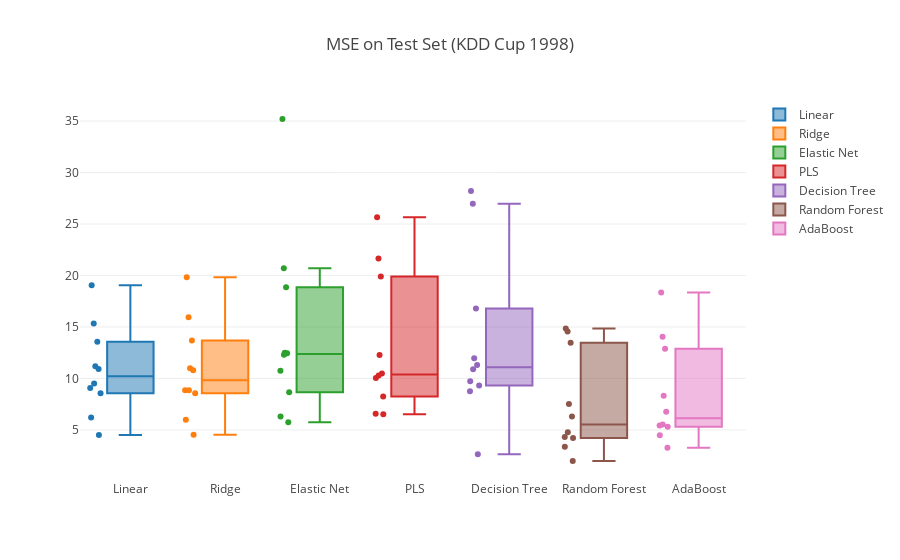

The notebook cell saved with this chart:
### Markdown cell above
### all features
Nearest Centroid -- Training Set -- Mean 0.7496791822186778 -- Min 0.7279005524861878 -- Max 0.7724039829302988
Nearest Centroid -- Test Set -- Mean 0.6628582456264915 -- Min 0.5873015873015873 -- Max 0.7543859649122807
Linear SVM -- Training Set -- Mean 1.0 -- Min 1.0 -- Max 1.0
Linear SVM -- Test Set -- Mean 0.9560670435070409 -- Min 0.9191919191919192 -- Max 1.0
Decision Tree -- Training Set -- Mean 1.0 -- Min 1.0 -- Max 1.0
Decision Tree -- Test Set -- Mean 0.9458952341983844 -- Min 0.9 -- Max 1.0
Naive Bayes -- Training Set -- Mean 1.0 -- Min 1.0 -- Max 1.0
Naive Bayes -- Test Set -- Mean 0.35593122949313594 -- Min 0.2727272727272727 -- Max 0.42857142857142855

### Code cell
import plotly.io as pio
traces = []
for clf_name in names:
    traces.append(go.Box(
        y=cl_scores[clf_name]['test_mse']*-1,
        boxpoints='all',
        name=clf_name
    ))
    
layout = go.Layout(title="MSE on Test Set (KDD Cup 1998)")
    
py.iplot(go.Figure(data=traces, layout=layout))
#pio.write_image(go.Figure(data=traces, layout=layout), 'kdd_boxplot.pdf')

### Figure 1 — Plotly figure (JSON) as saved in the notebook; plotly's stock layout.template omitted (floating-point values rounded to 4 significant figures)
{"data": [{"boxpoints": "all", "name": "Linear", "type": "box", "uid": "b83dcaf0-ec64-4fa0-bd4d-3c6d595c7fa0", "y": [19.06, 10.93, 4.51, 9.061, 15.34, 9.504, 11.19, 6.217, 8.564, 13.56]}, {"boxpoints": "all", "name": "Ridge", "type": "box", "uid": "761879df-0ee7-40d1-8178-024f3830fa95", "y": [19.82, 10.8, 4.537, 8.555, 15.95, 8.859, 10.99, 5.983, 8.854, 13.68]}, {"boxpoints": "all", "name": "Elastic Net", "type": "box", "uid": "52f1b54b-41bb-4de7-a687-bf6beeec9396", "y": [35.2, 12.29, 6.305, 5.74, 20.71, 12.5, 12.45, 10.74, 8.655, 18.84]}, {"boxpoints": "all", "name": "PLS", "type": "box", "uid": "346bf415-8a81-41ce-93a7-f6c768031328", "y": [25.65, 10.05, 6.531, 8.239, 21.66, 10.28, 10.49, 6.573, 12.28, 19.91]}, {"boxpoints": "all", "name": "Decision Tree", "type": "box", "uid": "78dcfed2-e364-41f6-8fb7-fada773dd2ff", "y": [16.8, 28.21, 2.645, 11.31, 11.96, 8.747, 9.317, 9.714, 10.89, 26.97]}, {"boxpoints": "all", "name": "Random Forest", "type": "box", "uid": "4ed73c7a-e1fc-4251-aca0-f2b805d87e7a", "y": [14.85, 13.46, 1.98, 4.323, 7.522, 4.771, 6.302, 4.211, 3.356, 14.55]}, {"boxpoints": "all", "name": "AdaBoost", "type": "box", "uid": "e736f992-4c89-430b-ac80-9bee64da211e", "y": [12.89, 14.04, 3.263, 4.478, 8.327, 5.296, 6.753, 5.517, 5.436, 18.34]}], "layout": {"title": "MSE on Test Set (KDD Cup 1998)"}}
